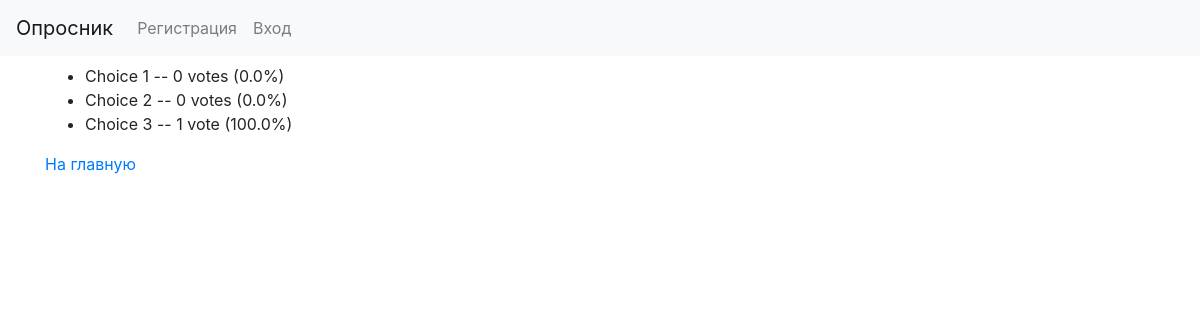
The page /4/results/ on the database as committed earlier.
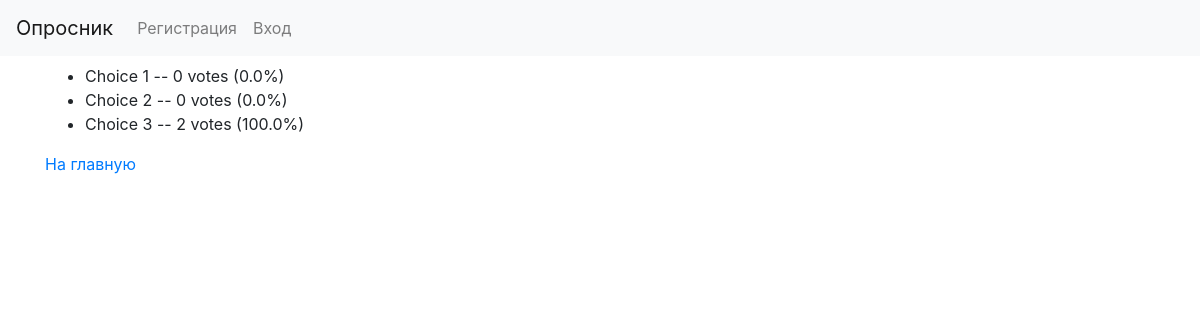
The same page on the database as committed later.
### app/models.py (models this page shows, shortened)
class Choice(models.Model):
    poll = models.ForeignKey(Poll, on_delete=models.CASCADE)
    choice_text = models.CharField(max_length=180)
    votes = models.IntegerField()

### app/views.py (the view)
# urls.py: path('<int:pk>/results/', ResultsView.as_view(), name='results')
class ResultsView(DetailView):
    model = Poll
    template_name = 'main/results.html'
    context_object_name = 'polls'
    def get_context_data(self, **kwargs):
        context = super().get_context_data(**kwargs)
        poll = self.object
        total_votes = poll.choice_set.aggregate(total_votes=Sum('votes'))['total_votes']
        choices_with_percentages = []
        for choice in poll.choice_set.all():
            percentage = (choice.votes / total_votes) * 100 if total_votes > 0 else 0
            choices_with_percentages.append((choice, percentage))
        context['choices_with_percentages'] = choices_with_percentages
        return context

### app/templates/main/results.html (shortened to what this page needs)
{% extends 'layout/basic.html' %}
{% load static %}
{% block content %}
<ul>
    {% for choice, percentage in choices_with_percentages %}
    <li>{{ choice.choice_text }} -- {{ choice.votes }} vote{{choice.votes|pluralize}} ({{percentage}}%)</li>
    {% endfor %}
</ul>
<a href="{% url 'app:index' %}">На главную</a>
{% endblock %}

Rows that differ between the two databases and show on the page:
changed Choice "Choice 3": votes "1" → "2"
